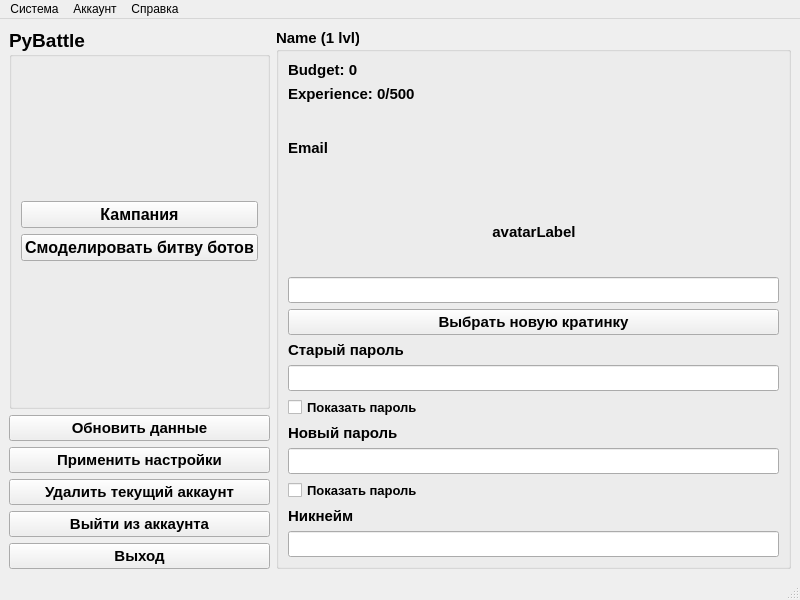
<?xml version="1.0" encoding="UTF-8"?>
<ui version="4.0">
 <class>MainWindow</class>
 <widget class="QMainWindow" name="MainWindow">
  <property name="geometry">
   <rect>
    <x>0</x>
    <y>0</y>
    <width>800</width>
    <height>600</height>
   </rect>
  </property>
  <property name="minimumSize">
   <size>
    <width>800</width>
    <height>600</height>
   </size>
  </property>
  <property name="windowTitle">
   <string>Главное окно</string>
  </property>
  <widget class="QWidget" name="centralwidget">
   <layout class="QGridLayout" name="gridLayout_2">
    <item row="0" column="0">
     <layout class="QGridLayout" name="gridLayout">
      <item row="0" column="1" rowspan="6">
       <widget class="QGroupBox" name="profileGroupBox">
        <property name="font">
         <font>
          <pointsize>11</pointsize>
          <weight>75</weight>
          <bold>true</bold>
         </font>
        </property>
        <property name="title">
         <string>Name (1 lvl)</string>
        </property>
        <layout class="QGridLayout" name="gridLayout_5">
         <item row="0" column="0">
          <layout class="QGridLayout" name="gridLayout_3">
           <item row="4" column="0" colspan="3">
            <widget class="QLineEdit" name="avatarLineEdit"/>
           </item>
           <item row="5" column="0" colspan="3">
            <widget class="QPushButton" name="selectAvatarPushButton">
             <property name="text">
              <string>Выбрать новую кратинку</string>
             </property>
            </widget>
           </item>
           <item row="7" column="0" colspan="3">
            <widget class="QLineEdit" name="oldPasswordLineEdit"/>
           </item>
           <item row="3" column="0">
            <spacer name="horizontalSpacer">
             <property name="orientation">
              <enum>Qt::Horizontal</enum>
             </property>
             <property name="sizeHint" stdset="0">
              <size>
               <width>40</width>
               <height>20</height>
              </size>
             </property>
            </spacer>
           </item>
           <item row="3" column="2">
            <spacer name="horizontalSpacer_2">
             <property name="orientation">
              <enum>Qt::Horizontal</enum>
             </property>
             <property name="sizeHint" stdset="0">
              <size>
               <width>40</width>
               <height>20</height>
              </size>
             </property>
            </spacer>
           </item>
           <item row="9" column="0" colspan="3">
            <widget class="QLabel" name="label_3">
             <property name="sizePolicy">
              <sizepolicy hsizetype="Preferred" vsizetype="Maximum">
               <horstretch>0</horstretch>
               <verstretch>0</verstretch>
              </sizepolicy>
             </property>
             <property name="font">
              <font>
               <pointsize>11</pointsize>
               <weight>75</weight>
               <bold>true</bold>
              </font>
             </property>
             <property name="text">
              <string>Новый пароль</string>
             </property>
            </widget>
           </item>
           <item row="10" column="0" colspan="3">
            <widget class="QLineEdit" name="passwordLineEdit"/>
           </item>
           <item row="13" column="0" colspan="3">
            <widget class="QLineEdit" name="nicknameLineEdit"/>
           </item>
           <item row="12" column="0" colspan="3">
            <widget class="QLabel" name="label">
             <property name="sizePolicy">
              <sizepolicy hsizetype="Preferred" vsizetype="Maximum">
               <horstretch>0</horstretch>
               <verstretch>0</verstretch>
              </sizepolicy>
             </property>
             <property name="font">
              <font>
               <pointsize>11</pointsize>
               <weight>75</weight>
               <bold>true</bold>
              </font>
             </property>
             <property name="text">
              <string>Никнейм</string>
             </property>
            </widget>
           </item>
           <item row="0" column="0" colspan="3">
            <widget class="QLabel" name="budgetLabel">
             <property name="sizePolicy">
              <sizepolicy hsizetype="Preferred" vsizetype="Maximum">
               <horstretch>0</horstretch>
               <verstretch>0</verstretch>
              </sizepolicy>
             </property>
             <property name="text">
              <string>Budget: 0</string>
             </property>
            </widget>
           </item>
           <item row="3" column="1">
            <widget class="QLabel" name="avatarLabel">
             <property name="minimumSize">
              <size>
               <width>60</width>
               <height>75</height>
              </size>
             </property>
             <property name="maximumSize">
              <size>
               <width>120</width>
               <height>150</height>
              </size>
             </property>
             <property name="text">
              <string>avatarLabel</string>
             </property>
             <property name="scaledContents">
              <bool>true</bool>
             </property>
             <property name="alignment">
              <set>Qt::AlignCenter</set>
             </property>
            </widget>
           </item>
           <item row="6" column="0" colspan="3">
            <widget class="QLabel" name="label_2">
             <property name="sizePolicy">
              <sizepolicy hsizetype="Preferred" vsizetype="Maximum">
               <horstretch>0</horstretch>
               <verstretch>0</verstretch>
              </sizepolicy>
             </property>
             <property name="font">
              <font>
               <pointsize>11</pointsize>
               <weight>75</weight>
               <bold>true</bold>
              </font>
             </property>
             <property name="text">
              <string>Старый пароль</string>
             </property>
            </widget>
           </item>
           <item row="1" column="0" colspan="3">
            <widget class="QLabel" name="experienceLabel">
             <property name="sizePolicy">
              <sizepolicy hsizetype="Preferred" vsizetype="Maximum">
               <horstretch>0</horstretch>
               <verstretch>0</verstretch>
              </sizepolicy>
             </property>
             <property name="text">
              <string>Experience: 0/500</string>
             </property>
            </widget>
           </item>
           <item row="8" column="0" colspan="3">
            <widget class="QCheckBox" name="showOldPasswordCheckBox">
             <property name="sizePolicy">
              <sizepolicy hsizetype="Minimum" vsizetype="Maximum">
               <horstretch>0</horstretch>
               <verstretch>0</verstretch>
              </sizepolicy>
             </property>
             <property name="font">
              <font>
               <pointsize>10</pointsize>
               <weight>75</weight>
               <bold>true</bold>
              </font>
             </property>
             <property name="text">
              <string>Показать пароль</string>
             </property>
            </widget>
           </item>
           <item row="2" column="0" colspan="3">
            <widget class="QLabel" name="emailLabel">
             <property name="text">
              <string>Email</string>
             </property>
            </widget>
           </item>
           <item row="11" column="0" colspan="3">
            <widget class="QCheckBox" name="showPasswordCheckBox">
             <property name="sizePolicy">
              <sizepolicy hsizetype="Minimum" vsizetype="Maximum">
               <horstretch>0</horstretch>
               <verstretch>0</verstretch>
              </sizepolicy>
             </property>
             <property name="font">
              <font>
               <pointsize>10</pointsize>
               <weight>75</weight>
               <bold>true</bold>
              </font>
             </property>
             <property name="text">
              <string>Показать пароль</string>
             </property>
            </widget>
           </item>
          </layout>
         </item>
        </layout>
       </widget>
      </item>
      <item row="5" column="0">
       <layout class="QGridLayout" name="gridLayout_6">
        <item row="2" column="0">
         <widget class="QPushButton" name="deleteAccountPushButton">
          <property name="font">
           <font>
            <pointsize>11</pointsize>
            <weight>75</weight>
            <bold>true</bold>
           </font>
          </property>
          <property name="text">
           <string>Удалить текущий аккаунт</string>
          </property>
         </widget>
        </item>
        <item row="4" column="0">
         <widget class="QPushButton" name="exitPushButton">
          <property name="font">
           <font>
            <pointsize>11</pointsize>
            <weight>75</weight>
            <bold>true</bold>
           </font>
          </property>
          <property name="text">
           <string>Выход</string>
          </property>
         </widget>
        </item>
        <item row="0" column="0">
         <widget class="QPushButton" name="updateDataPushButton">
          <property name="font">
           <font>
            <pointsize>11</pointsize>
            <weight>75</weight>
            <bold>true</bold>
           </font>
          </property>
          <property name="text">
           <string>Обновить данные</string>
          </property>
         </widget>
        </item>
        <item row="3" column="0">
         <widget class="QPushButton" name="authPushButton">
          <property name="font">
           <font>
            <pointsize>11</pointsize>
            <weight>75</weight>
            <bold>true</bold>
           </font>
          </property>
          <property name="text">
           <string>Выйти из аккаунта</string>
          </property>
         </widget>
        </item>
        <item row="1" column="0">
         <widget class="QPushButton" name="applyDataUserPushButton">
          <property name="font">
           <font>
            <pointsize>11</pointsize>
            <weight>75</weight>
            <bold>true</bold>
           </font>
          </property>
          <property name="text">
           <string>Применить настройки</string>
          </property>
         </widget>
        </item>
       </layout>
      </item>
      <item row="0" column="0" rowspan="5">
       <widget class="QGroupBox" name="mainMenuGroupBox">
        <property name="font">
         <font>
          <pointsize>14</pointsize>
          <weight>75</weight>
          <bold>true</bold>
         </font>
        </property>
        <property name="title">
         <string>PyBattle</string>
        </property>
        <layout class="QVBoxLayout" name="verticalLayout_2">
         <item>
          <layout class="QGridLayout" name="gridLayout_4">
           <item row="1" column="0">
            <widget class="QPushButton" name="battleBotsPushButton">
             <property name="font">
              <font>
               <pointsize>12</pointsize>
               <weight>75</weight>
               <bold>true</bold>
              </font>
             </property>
             <property name="text">
              <string>Смоделировать битву ботов</string>
             </property>
            </widget>
           </item>
           <item row="0" column="0">
            <widget class="QPushButton" name="campaignPushButton">
             <property name="font">
              <font>
               <pointsize>12</pointsize>
               <weight>75</weight>
               <bold>true</bold>
              </font>
             </property>
             <property name="text">
              <string>Кампания</string>
             </property>
            </widget>
           </item>
          </layout>
         </item>
        </layout>
       </widget>
      </item>
     </layout>
    </item>
   </layout>
  </widget>
  <widget class="QMenuBar" name="menubar">
   <property name="geometry">
    <rect>
     <x>0</x>
     <y>0</y>
     <width>800</width>
     <height>21</height>
    </rect>
   </property>
   <widget class="QMenu" name="menu">
    <property name="title">
     <string>Система</string>
    </property>
    <addaction name="settingsAction"/>
    <addaction name="exitAction"/>
   </widget>
   <widget class="QMenu" name="menu_2">
    <property name="title">
     <string>Справка</string>
    </property>
    <addaction name="aboutAppAction"/>
   </widget>
   <widget class="QMenu" name="menu_3">
    <property name="title">
     <string>Аккаунт</string>
    </property>
    <addaction name="newGameAction"/>
    <addaction name="logoutAction"/>
   </widget>
   <addaction name="menu"/>
   <addaction name="menu_3"/>
   <addaction name="menu_2"/>
  </widget>
  <widget class="QStatusBar" name="statusbar"/>
  <action name="settingsAction">
   <property name="text">
    <string>Настройка</string>
   </property>
  </action>
  <action name="exitAction">
   <property name="text">
    <string>Закрыть приложение</string>
   </property>
  </action>
  <action name="logoutAction">
   <property name="text">
    <string>Выйти из аккаунта</string>
   </property>
  </action>
  <action name="aboutAppAction">
   <property name="text">
    <string>О программе</string>
   </property>
  </action>
  <action name="defaultAction">
   <property name="text">
    <string>Удалить базу данных и установить все по умолчанию</string>
   </property>
  </action>
  <action name="newGameAction">
   <property name="text">
    <string>Начать игру по новой</string>
   </property>
  </action>
 </widget>
 <tabstops>
  <tabstop>campaignPushButton</tabstop>
  <tabstop>battleBotsPushButton</tabstop>
  <tabstop>updateDataPushButton</tabstop>
  <tabstop>applyDataUserPushButton</tabstop>
  <tabstop>deleteAccountPushButton</tabstop>
  <tabstop>authPushButton</tabstop>
  <tabstop>exitPushButton</tabstop>
  <tabstop>avatarLineEdit</tabstop>
  <tabstop>selectAvatarPushButton</tabstop>
  <tabstop>oldPasswordLineEdit</tabstop>
  <tabstop>showOldPasswordCheckBox</tabstop>
  <tabstop>passwordLineEdit</tabstop>
  <tabstop>showPasswordCheckBox</tabstop>
  <tabstop>nicknameLineEdit</tabstop>
 </tabstops>
 <resources/>
 <connections/>
</ui>
